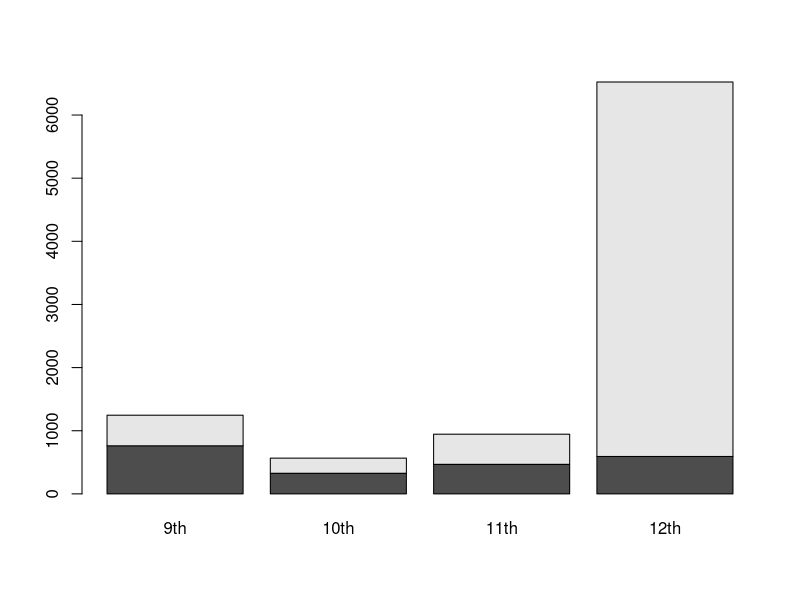
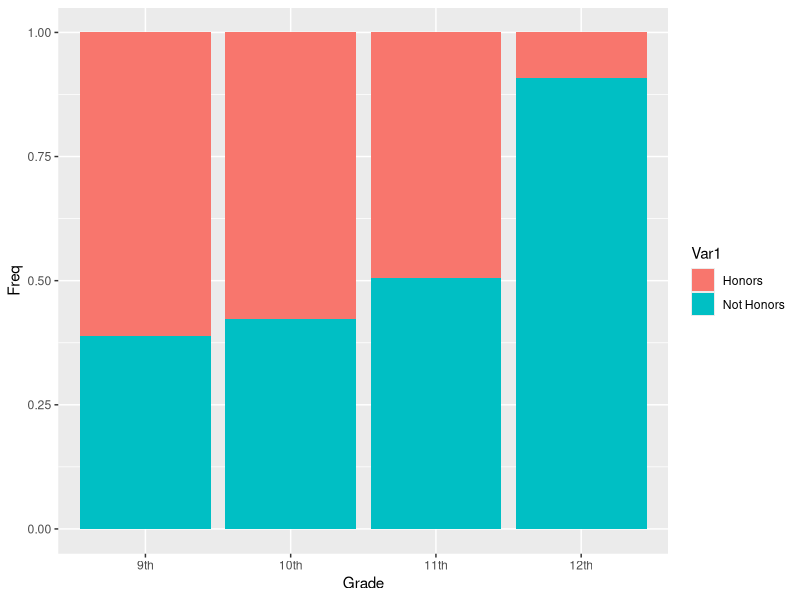

Source code (R) for these figures, in order:
## ---- chunk 1

print("Hello world")

## ---- chunk 2

x <- 2
y = 3

## ---- chunk 3

# Addition
print(2 + 2)

# Subtraction
print(4 - 2)

# Multiplication (variables can be used too)
print(y * x)

# Division
print(x / 3)

# Exponentiation
print(x^2)
# or
print(x**2)

## ---- chunk 4

fav_color <- "black"

print(fav_color)

## ---- chunk 5

x <- TRUE

print(x)


# Used for conditionals

if (x) {
  print("Yes")
}

## ---- chunk 6

x <- 3.4
y <- 4
z <- 4L

print(class(x))
print(class(y))
print(class(z))

x <- as.integer(x)

print(class(x))
print(x)

## ---- chunk 7

#install.packages("tidyverse")
library(tidyverse)

## ---- chunk 8

# Creates the numerical data in the table
tab <- as.table(rbind(c(762, 327, 468, 593), c(484, 239, 477, 5930)))

# Labels the rows then the columns 
dimnames(tab) <- list(c("Honors", "Not Honors"), Grade = c("9th", "10th", "11th", "12th"))

## ---- chunk 9

# Only displays the first 2 columns
tab2 <- tab[, 1:2]
tab2

# Only displays the first row
tab3 <- tab[1,]
tab3

# Creates a new column avenging the grades by row
tab4 <- cbind(tab, Average = rowMeans(tab))
tab4

## ---- chunk 10
# A simple bar graph
barplot(tab)

# Turning the table into a data frame
df_tab <- as.data.frame(tab)

# Tidyverse subsection ggplots are cleaner
ggplot(df_tab, aes(x = Grade, y = Freq, fill = Var1)) +
  geom_bar(stat = "identity", position = "fill")
